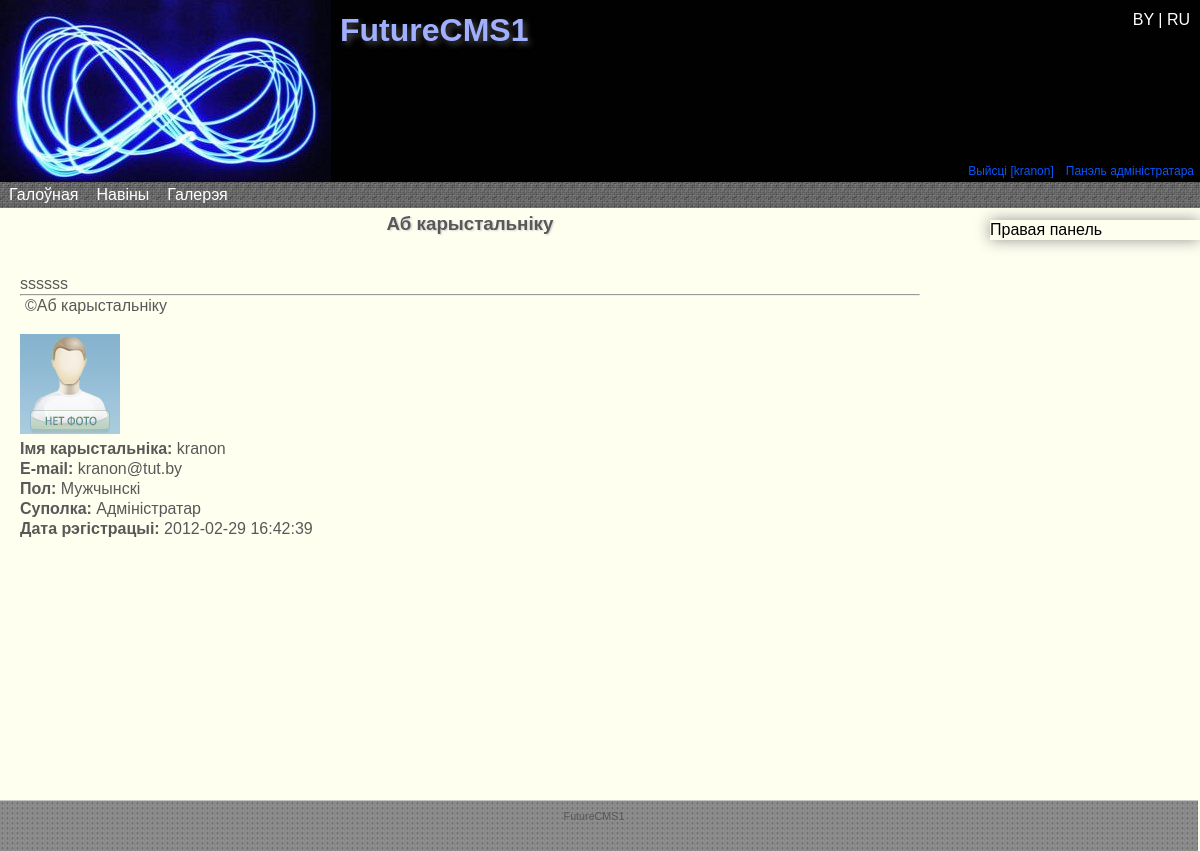
/O_polzovatele.php?login=kranon (signed in), run on an earlier commit of the app's database.
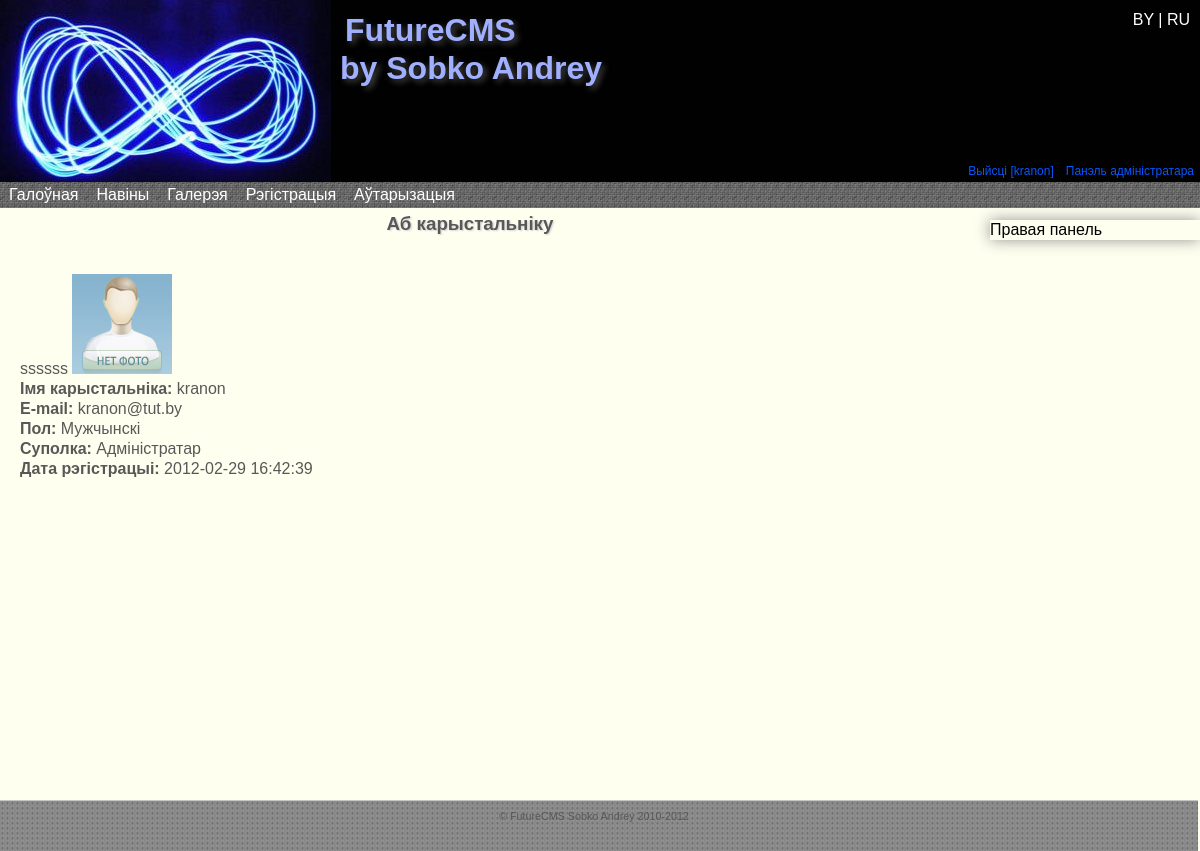
And on a later commit of the database.
### tables this page shows
CREATE TABLE IF NOT EXISTS `menu` (
  `id` int(11) NOT NULL AUTO_INCREMENT,
  `num` int(11) NOT NULL,
  `lang1` varchar(50) NOT NULL,
  `lang2` varchar(50) NOT NULL,
  `link` text NOT NULL,
  `published` int(11) NOT NULL DEFAULT '0',
  `in` int(2) NOT NULL DEFAULT '0',
  PRIMARY KEY (`id`)
);

CREATE TABLE IF NOT EXISTS `page` (
  `id` int(11) NOT NULL AUTO_INCREMENT,
  `lang1` varchar(150) NOT NULL,
  `lang2` varchar(150) NOT NULL,
  `link` varchar(200) NOT NULL,
  `text_lang1` longtext NOT NULL,
  `text_lang2` longtext NOT NULL,
  `in_menu` int(11) NOT NULL DEFAULT '0',
  PRIMARY KEY (`id`)
);

CREATE TABLE IF NOT EXISTS `users` (
  `id` int(11) NOT NULL AUTO_INCREMENT,
  `login` varchar(20) NOT NULL,
  `pass` text NOT NULL,
  `email` varchar(50) NOT NULL,
  `ava` text NOT NULL,
  `sex` varchar(5) NOT NULL,
  `datreg` datetime NOT NULL,
  `group` int(11) NOT NULL,
  PRIMARY KEY (`id`),
  KEY `fk_users_role1` (`group`)
);

CREATE TABLE IF NOT EXISTS `settings` (
  `id` int(11) NOT NULL AUTO_INCREMENT,
  `siteName` varchar(300) NOT NULL,
  `siteHeader` varchar(300) NOT NULL,
  `siteFooter` varchar(300) NOT NULL,
  `metaTitle` varchar(300) NOT NULL,
  `metaKeywords` varchar(300) NOT NULL,
  `metaDescription` varchar(300) NOT NULL,
  `metaCharset` varchar(300) NOT NULL,
  PRIMARY KEY (`id`)
);

### core/config.php (called while the page is built, shortened)
<?php
include 'classes/base.class.php';
$db = new DataBase('localhost','root','root');
$db->SelectDataBase('future_cms');
$sql="SELECT `id`,`siteName`,`siteHeader`,`siteFooter`,`metaTitle`,`metaKeywords`,`metaDescription`,`metaCharset` FROM `settings`";
$res=$db->query($sql);
while ($row = mysql_fetch_array($res)){
	$site['lang'.$row['id']]=array(
			'name'=>$row['siteName'],
			'header'=>$row['siteHeader'],
			'footer'=>$row['siteFooter']
		);
}
$site['version']='12.13.5';
?>

### O_polzovatele.php (the view, shortened to what this page needs)
<?php session_start();
include 'core/config.php';
if ($_SESSION['lang']=='lang2'){ $lang='lang2'; }
else { $lang='lang1'; }
$link='O_polzovatele.php';
$header=$site[$lang]['header'];
$name=$db->ReadPageName($link,$lang);
$footer=$site[$lang]['footer'];
$word=$db->WordsTranslate($lang);
if($_SESSION['login']!=NULL){
	$sql="SELECT `id`, `".$lang."` FROM `role`";
	$result = $db->query($sql);
	while ($row = mysql_fetch_array($result, MYSQL_BOTH)){
		$rol[$row['id']]=$row[$lang];
	}
	if (isset($_GET['login'])){
		$user_login=$db->ClearData($_GET['login']);
	}
	$sql="SELECT `login`,`ava`,`sex`,`group`,`email`,`datreg` FROM `users` WHERE `login`='".$user_login."'";
	$result = $db->query($sql);
	while ($row = mysql_fetch_array($result, MYSQL_BOTH)){
		$form.='<img src="'.$row['ava'].'" alt="avatar" /> <br />
		<b>'.$word[22].' </b>'.$row['login'].'<br />
		<b>E-mail: </b>'.$row['email'].'<br />';
		if ($row['sex']=='men'){
			$sex=$word[11];
		}
		else{
			$sex=$word[12];
		}
		$form.='<b>Пол: </b>'.$sex.'<br />
			<b>'.$word[23].' </b>'.$rol[$row['group']].'<br />
			<b>'.$word[24].' </b>'.$row['datreg'].'<br />';
		}
}
else{
	header('Location: index.php');
	exit;
}
include 'core/html_templates/html_template.php';
?>

### core/html_templates/html_template.php (shortened to what this page needs)
<!DOCTYPE html PUBLIC "-//W3C//DTD XHTML 1.0 Strict//EN" "http://www.w3.org/TR/xhtml1/DTD/xhtml1-strict.dtd">
<html xmlns="http://www.w3.org/1999/xhtml">
<head>
    <link rel="stylesheet" href="design/style_main.css" type="text/css" media="screen, projection" />
	<link rel="stylesheet" href="design/droppy.css" type="text/css" media="screen, projection" />
    <link rel="stylesheet" href="design/form_err.css" type="text/css" media="screen, projection" />
</head>
<body>
    <div id="wrapper">
        <div id="header" align="left" class="head_grad">
            <div id="symbol">
                <a href="index.php"><img src="design/symbol.png" class="iePNG"></a>
            </div>
			<div id="lang">
				<a href="core/lang1.php"> BY </a>|<a href="core/lang2.php"> RU </a>
			</div>
            <br /><h1><?php echo $header;?></h1><br />
            <div id="user">
                <?php
                    if ($_SESSION['login']==NULL){
                        echo '<a href="/Avtorizatsiya.php" id="ln">'.$word[1].'</a>
                        <a href="/Registratsiya.php">'.$word[2].'</a>';
                    }
                    else{
                        echo '<a href="core/logout.php"> '.$word[4].' ['.$_SESSION['login'].']</a>';
                    }
                    if (($_SESSION['group']=='1')|($_SESSION['group']=='2')){
                        echo '<a href="core/admin_p/">'.$word[3].'</a>';
                    }
                ?>
            </div>
        </div>
        <div id="middle">
            <div id="menu"class="menu_grad">
                <ul id="nav">
                    <?php $db->MenuRead($lang);?>
                </ul>
            </div>
            <div id="container">
                <div id="content">
                    <h3><?php echo $name;?></h3>
ssssss
                    <?php
		echo $db->TextRead($link,$lang);
		echo $form;
	?>
                </div>
            </div>
            <?php include 'core/sideRight.php';?>
            </div>
            </div>
            <div id="footer" align="center">
            <?php
                echo $footer;
            ?>
        </div>
    </body>
</html>

### core/classes/base.class.php (shortened to what this page needs)
<?php
class DataBase{
    private $host= '';
    private $user= '';
    private $pass= '';
    private $connection;
    public function __construct($host="",$user="",$pass=""){
        $this->host = $host;
        $this->user = $user;
        $this->pass = $pass;
    }
    public function connect(){
		$this->connection = mysql_connect($this->host,$this->user,$this->pass) or die("could not connect to DB");
        return $this->connection;
    }
	public static function query($sql){
		$res=mysql_query($sql) or die(mysql_error());
		return $res;
    }
    public static function ClearData($data){
		$data=stripslashes($data);
		$data=strip_tags($data);
		$data=trim($data);
		$data=mysql_real_escape_string($data);
		return $data;
    }
    public function MenuRead($lang,$dir=''){
		if($this->connection){
			$sql="SELECT `id`,`num`,`link`,`".$lang."`,`in` FROM `menu` WHERE `published`='1' ORDER BY `num`;";
            $result = self::query($sql);
			while ($row = mysql_fetch_array($result, MYSQL_BOTH)){
				$menu[$row['num']]=array(
						'id'=>$row['id'],
						'in'=>$row['in'],
						'name'=>$row[$lang],
						'link'=>$row['link']
						);
			}
			foreach($menu as $val){
					if ($val['in']==0){
						echo '<li><a href="'.$val['link'].'">'.$val['name'].'</a>';
						echo '<ul>';
						echo '</ul></li>';
					}
				}
        }
    }
    public function ReadPageName($PageLink,$lang){
		if($this->connection){
            $sql="SELECT `".$lang."` FROM `page` WHERE `link` = '".$PageLink."'";
			$result=self::query($sql);
			while ($row = mysql_fetch_array($result, MYSQL_BOTH)){
				$pageData=$row[$lang];
			}
			return $pageData;
        }
    }
    public function WordsTranslate($lang){
		if($this->connection){
			$num=1;
			$sql="SELECT `".$lang."` FROM `language`";
			$result = self::query($sql);
			while ($row = mysql_fetch_array($result, MYSQL_BOTH)){
				$word[$num]=$row[$lang];
				$num++;
			}
			return $word;
        }
    }
    public function TextRead($link, $lang){
       if($this->connection){
			$sql="SELECT `text_".$lang."` FROM `page` WHERE `link` = '".$link."'";
            $result = self::query($sql);
            while ($row = mysql_fetch_array($result, MYSQL_BOTH)){
				$text=$row[0];
            }
			return $text;
        }
    }
}
?>

### core/sideRight.php
<?php
$sql="SELECT `text_".$lang."` FROM `page` WHERE `link`='RightSideBar'";
$result = $db->query($sql);
while ($row = mysql_fetch_array($result)){
	echo $row[0];
}
?>

### design/style_main.css (style rules this page uses)
* { margin: 0; padding: 0; }
html { height: 100%; }
body { font: 1em/1.250em Arial, Tahoma, Verdana, sans-serif; width: 100%; height: 100%; min-height:100%; background: #FFFFFF; position:relative; background-color: #FFFFF0; }
a { color: blue; outline: none; text-decoration: underline; }
p { margin: 0 5px 18px; }
img { border: none; }
#wrapper { position: relative; width: 100%; min-width: 1000px; margin: 0 auto; padding: 0; min-height: 100%; height: auto !important; height: 100%; }
#header { position: relative; height: 185px; background-color: #010101; }
#header h1 { position: absolute; margin-left: 340px; color: #A1AFFF; text-shadow: #494949 0.1em 0.1em 0.2em; }
#user { float: right; margin-top: 120px; }
#user a { padding:3px 6px; font-size: 0.75em; color:#0956fe; text-decoration:none; }
#menu { position: relative; float: left; width: 100%; height: 25px; top:-6px; padding: 0 0 1px 0; color:#FFFFFF; z-index: 5; background-image: url('menu2.jpg'); }
#symbol { position: relative; float: left; }
#lang { position: relative; float: right; right: 10px; top:10px; color: #FFFFFF; z-index: 2; }
#lang a { color: #FFFFFF; text-decoration: none; }
#middle { width: 100%; padding: 0 0 100px; height: 1%; }
#middle:after { content: '.'; display: block; clear: both; visibility: hidden; height: 0; }
#container { width: 100%; float: left; overflow: hidden; }
#content { position: relative; float: left; padding: 40px 230px 0 20px; color: #585858; min-height:100%; width: 75%; }
#content h3 { position: relative; top: -40px; text-shadow: #D2D2D2 0.07em 0.07em 0.1em; text-align: center; }
#sideRight { position: absolute; float: right; width: 210px; top: 220px; right: 0px; box-shadow:#949494 0 0 15px; -moz-box-shadow:#949494 0 0 15px; -webkit-box-shadow:#949494 0 0 15px; }
#footer { position: relative; width: 99%; min-width: 990px; height: 40px; padding: 5px 10px 5px 0; background-image: url('footer.jpg'); color: #585858; font-size: 0.67em; border-top: #C5C5C5 solid 1px; }

### design/droppy.css (style rules this page uses)
#nav { display: block; margin: 0 0 10px 0; padding: 0; position: relative; }
#nav li { display: block; list-style: none; margin: 0; padding: 0; float: left; position: relative; }
#nav a { display: block; }
#nav a { text-decoration:none; color: white; font-size: 1em; padding: 3px 9px 3px 9px; margin-bottom: -1px; }

What changed in the data, as far as the page shows it:
now on this page (row edited): settings: siteHeader "FutureCMS by Sobko Andrey", siteFooter "© FutureCMS Sobko Andrey 2010-2012"
now on this page (row edited): menu: lang1 "Рэгістрацыя"
now on this page (row edited): menu: lang1 "Аўтарызацыя"
Also different on the page:
$header: "FutureCMS1" → (not shown)
$db->TextRead($link,$lang): "©Аб карыстальніку" → (not shown)
$footer: "FutureCMS1" → (not shown)
